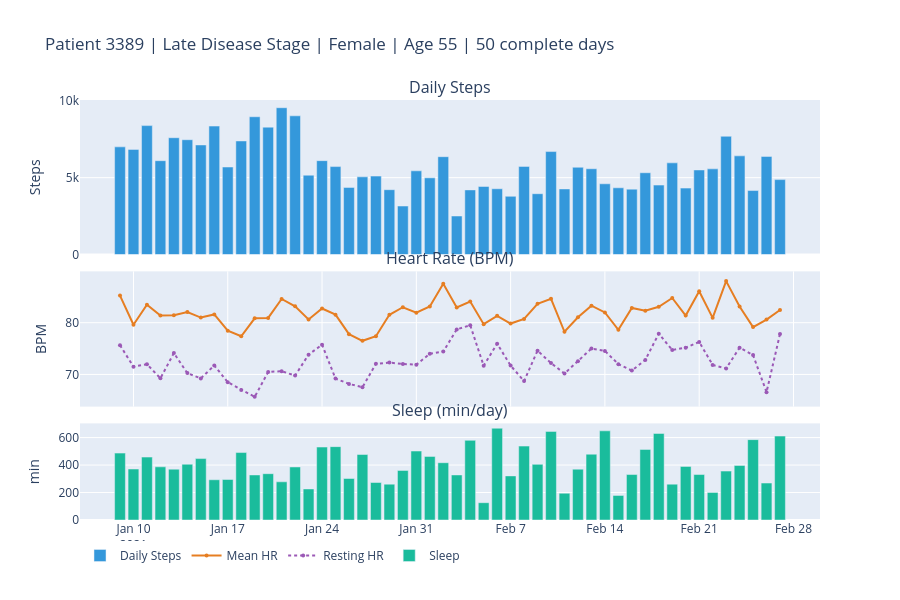
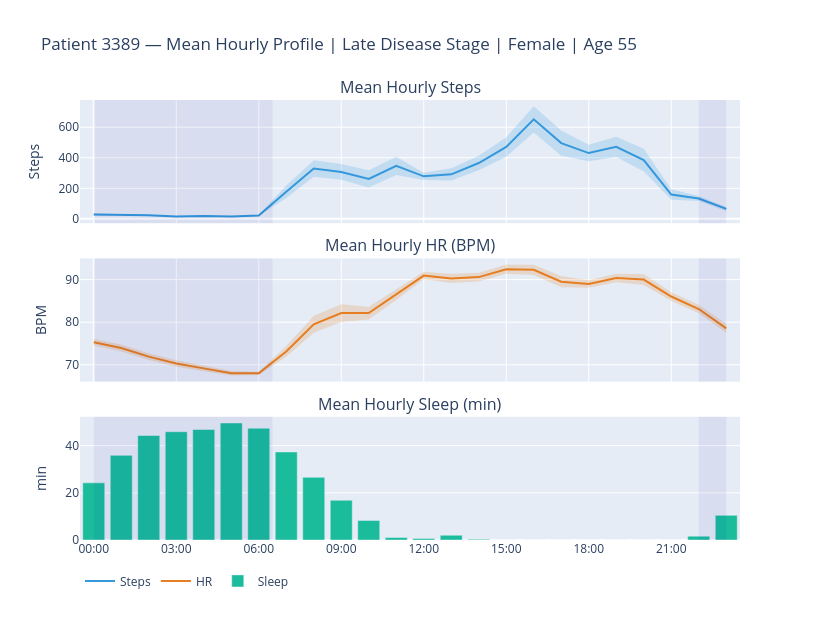

Notebook code cell kept with these figures, in order:
### Code cell
# Demo with patient 3389 — change patient_id to explore others
DEMO_ID = 3389
plot_patient_overview(DEMO_ID)
plot_hourly_profile(DEMO_ID)
